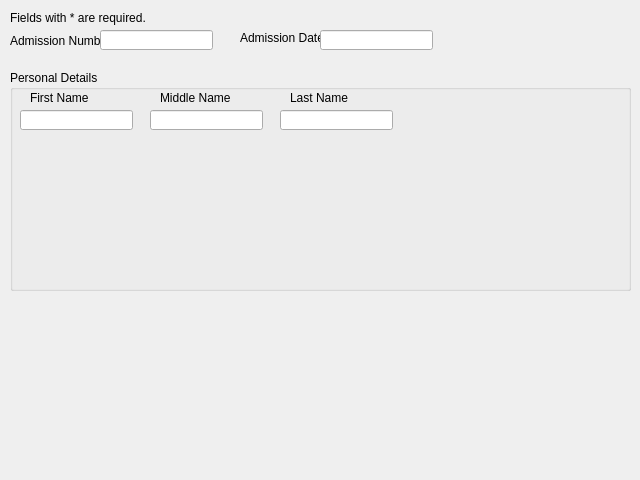
<?xml version="1.0" encoding="UTF-8"?>
<ui version="4.0">
 <class>student</class>
 <widget class="QWidget" name="student">
  <property name="geometry">
   <rect>
    <x>0</x>
    <y>0</y>
    <width>640</width>
    <height>480</height>
   </rect>
  </property>
  <property name="windowTitle">
   <string>Form</string>
  </property>
  <widget class="QLabel" name="label">
   <property name="geometry">
    <rect>
     <x>10</x>
     <y>10</y>
     <width>151</width>
     <height>16</height>
    </rect>
   </property>
   <property name="text">
    <string>Fields with * are required.</string>
   </property>
  </widget>
  <widget class="QLabel" name="label_2">
   <property name="geometry">
    <rect>
     <x>10</x>
     <y>30</y>
     <width>91</width>
     <height>21</height>
    </rect>
   </property>
   <property name="text">
    <string>Admission Number</string>
   </property>
  </widget>
  <widget class="QLineEdit" name="lineEdit">
   <property name="geometry">
    <rect>
     <x>100</x>
     <y>30</y>
     <width>113</width>
     <height>20</height>
    </rect>
   </property>
  </widget>
  <widget class="QLabel" name="label_3">
   <property name="geometry">
    <rect>
     <x>240</x>
     <y>30</y>
     <width>81</width>
     <height>16</height>
    </rect>
   </property>
   <property name="text">
    <string>Admission Date</string>
   </property>
  </widget>
  <widget class="QLineEdit" name="lineEdit_2">
   <property name="geometry">
    <rect>
     <x>320</x>
     <y>30</y>
     <width>113</width>
     <height>20</height>
    </rect>
   </property>
  </widget>
  <widget class="QGroupBox" name="groupBox">
   <property name="geometry">
    <rect>
     <x>10</x>
     <y>70</y>
     <width>621</width>
     <height>221</height>
    </rect>
   </property>
   <property name="title">
    <string>Personal Details</string>
   </property>
   <widget class="QLabel" name="label_4">
    <property name="geometry">
     <rect>
      <x>20</x>
      <y>20</y>
      <width>61</width>
      <height>16</height>
     </rect>
    </property>
    <property name="text">
     <string>First Name *</string>
    </property>
   </widget>
   <widget class="QLineEdit" name="lineEdit_3">
    <property name="geometry">
     <rect>
      <x>10</x>
      <y>40</y>
      <width>113</width>
      <height>20</height>
     </rect>
    </property>
   </widget>
   <widget class="QLabel" name="label_5">
    <property name="geometry">
     <rect>
      <x>150</x>
      <y>20</y>
      <width>71</width>
      <height>16</height>
     </rect>
    </property>
    <property name="text">
     <string>Middle Name</string>
    </property>
   </widget>
   <widget class="QLineEdit" name="lineEdit_4">
    <property name="geometry">
     <rect>
      <x>140</x>
      <y>40</y>
      <width>113</width>
      <height>20</height>
     </rect>
    </property>
   </widget>
   <widget class="QLabel" name="label_6">
    <property name="geometry">
     <rect>
      <x>280</x>
      <y>20</y>
      <width>71</width>
      <height>16</height>
     </rect>
    </property>
    <property name="text">
     <string>Last Name</string>
    </property>
   </widget>
   <widget class="QLineEdit" name="lineEdit_5">
    <property name="geometry">
     <rect>
      <x>270</x>
      <y>40</y>
      <width>113</width>
      <height>20</height>
     </rect>
    </property>
   </widget>
  </widget>
 </widget>
 <resources/>
 <connections/>
</ui>
